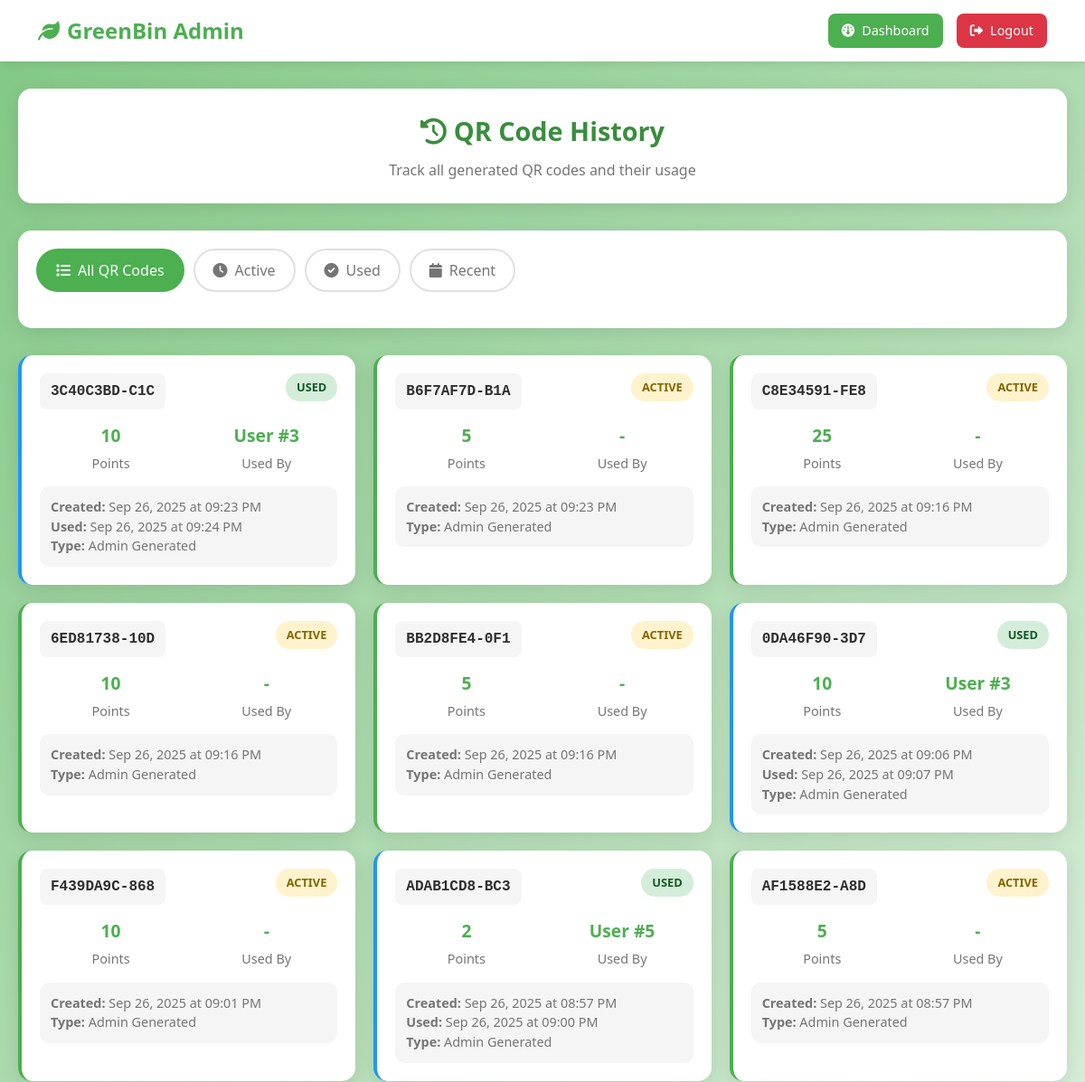
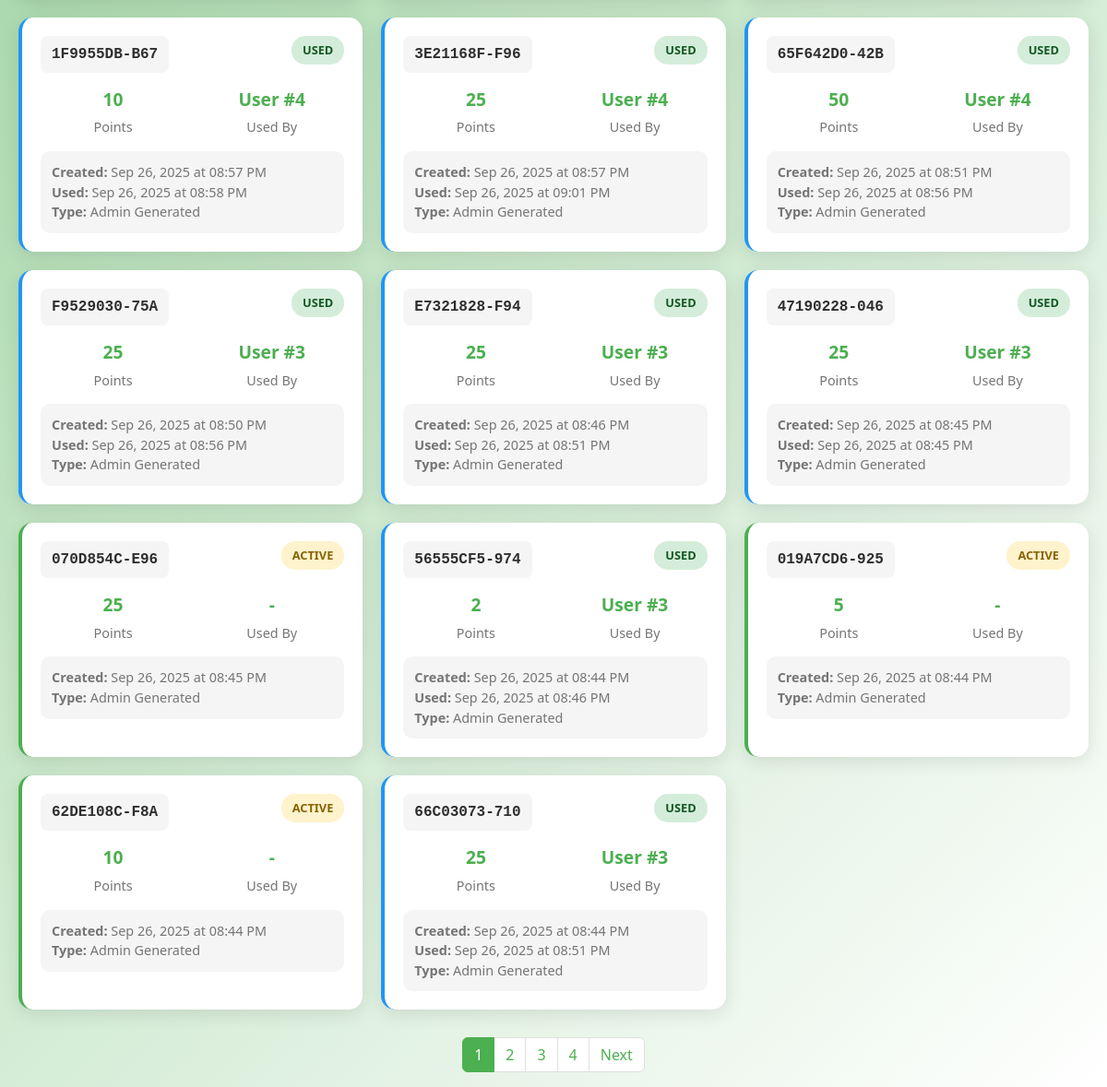
The page /admin/qr_history (signed in) on the database as committed earlier (2 pictures, top to bottom).
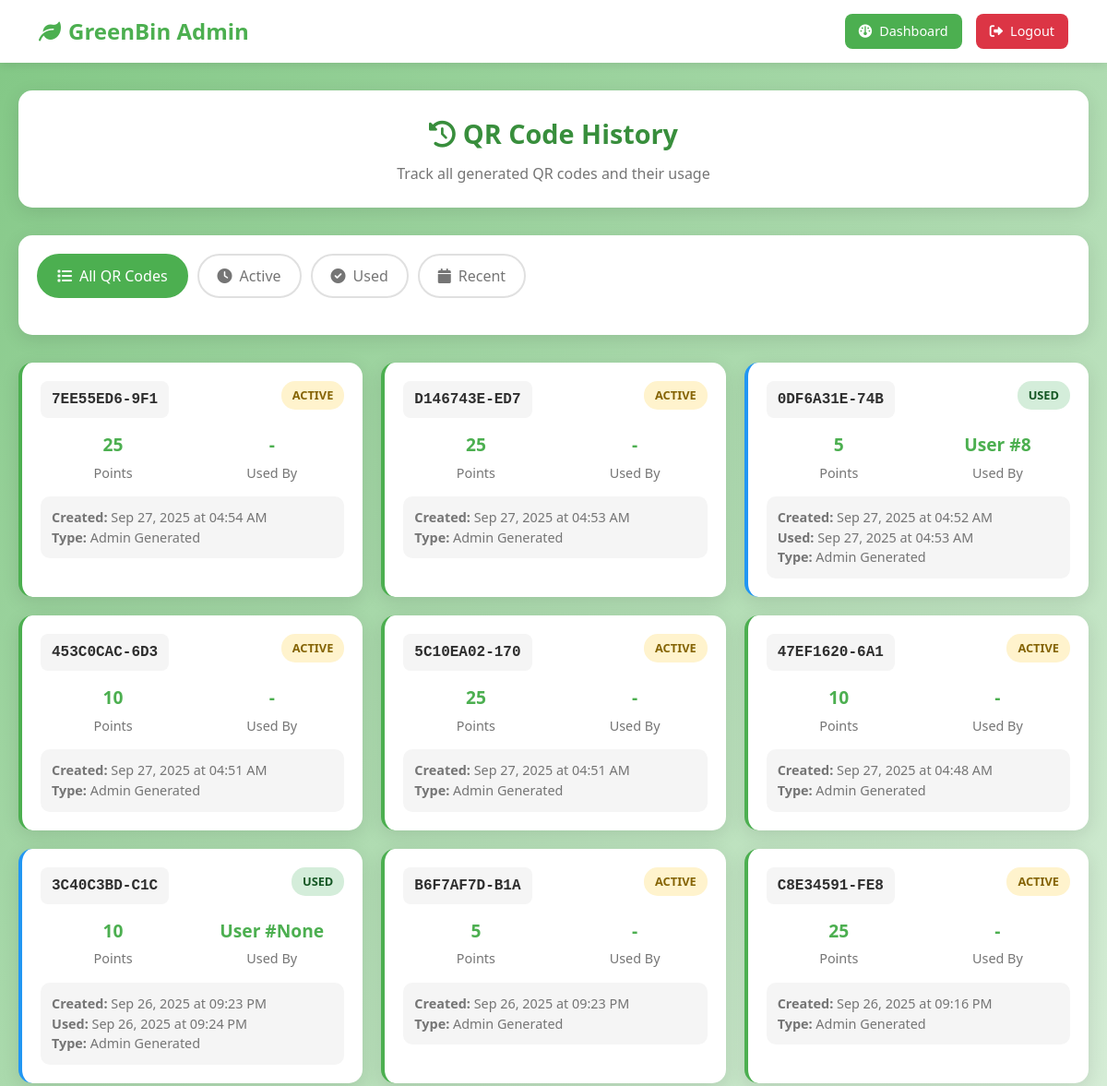
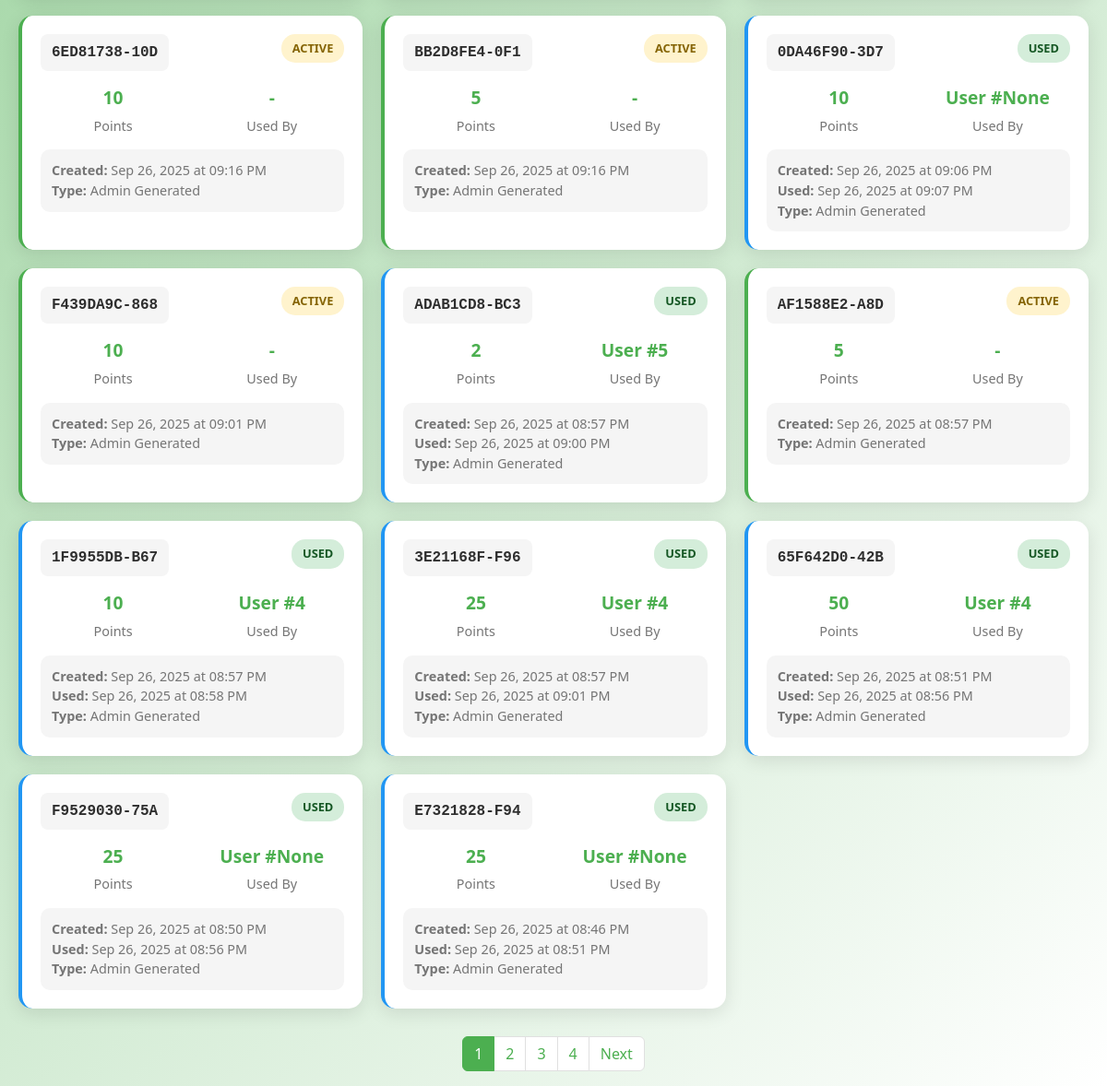
The same page on the database as committed later (2 pictures, top to bottom).
### models/models.py (models this page shows)
class QRCode(db.Model):
    id = db.Column(db.Integer, primary_key=True)
    code = db.Column(db.String(100), unique=True, nullable=False)
    trash_bin_id = db.Column(db.Integer, db.ForeignKey('trash_bin.id'), nullable=False)
    plastic_type = db.Column(db.String(50), default='bottle')
    points_value = db.Column(db.Integer, default=10)
    is_used = db.Column(db.Boolean, default=False)
    created_at = db.Column(db.DateTime, default=datetime.utcnow)
    used_at = db.Column(db.DateTime)
    used_by = db.Column(db.Integer, db.ForeignKey('user.id'))

### routes/admin.py (the view)
    def decorated_function(*args, **kwargs):
        if not session.get('admin_logged_in'):
            return redirect(url_for('admin.login'))
        return f(*args, **kwargs)

### routes/admin.py (called while the page is built)
def admin_required(f):
    def decorated_function(*args, **kwargs):
        if not session.get('admin_logged_in'):
            return redirect(url_for('admin.login'))
        return f(*args, **kwargs)
    decorated_function.__name__ = f.__name__
    return decorated_function

@admin_bp.route('/qr_history')
@admin_required
def qr_history():
    page = request.args.get('page', 1, type=int)
    per_page = 20
    qr_codes = QRCode.query.order_by(QRCode.created_at.desc())\
                          .paginate(page=page, per_page=per_page, error_out=False)
    return render_template('admin/qr_history.html', qr_codes=qr_codes)

### templates/admin/qr_history.html (shortened to what the changed rows need)
<!DOCTYPE html>
<html lang="en">
<head>
    <link href="https://cdn.jsdelivr.net/npm/bootstrap@5.3.0/dist/css/bootstrap.min.css" rel="stylesheet">
    <link href="https://cdnjs.cloudflare.com/ajax/libs/font-awesome/6.0.0/css/all.min.css" rel="stylesheet">
</head>
<body>
    <div class="history-container">
        {% if qr_codes.items %}
        <div class="qr-grid">
            {% for qr in qr_codes.items %}
            <div class="qr-card {% if qr.is_used %}used{% endif %}" data-status="{% if qr.is_used %}used{% else %}active{% endif %}">
                <div class="qr-header">
                    <div class="qr-code">{{ qr.code }}</div>
                    <div class="status-badge {% if qr.is_used %}status-used{% else %}status-active{% endif %}">
                        {% if qr.is_used %}Used{% else %}Active{% endif %}
                    </div>
                </div>
                <div class="qr-details">
                    <div class="detail-item">
                        <div class="detail-value">{{ qr.points_value }}</div>
                        <div class="detail-label">Points</div>
                    </div>
                    <div class="detail-item">
                        <div class="detail-value">
                            {% if qr.is_used %}
                                User #{{ qr.used_by }}
                            {% else %}
                                -
                            {% endif %}
                        </div>
                        <div class="detail-label">Used By</div>
                    </div>
                </div>
                <div class="qr-info">
                    <div><strong>Created:</strong> {{ qr.created_at.strftime('%b %d, %Y at %I:%M %p') }}</div>
                    {% if qr.is_used and qr.used_at %}
                    <div><strong>Used:</strong> {{ qr.used_at.strftime('%b %d, %Y at %I:%M %p') }}</div>
                    {% endif %}
                    <div><strong>Type:</strong> {{ qr.plastic_type.replace('_', ' ').title() }}</div>
                </div>
            </div>
            {% endfor %}
        </div>
        {% if qr_codes.pages > 1 %}
        <nav aria-label="QR Code pagination">
            <ul class="pagination">
                {% for page_num in qr_codes.iter_pages() %}
                    {% if page_num %}
                        {% if page_num != qr_codes.page %}
                            <li class="page-item">
                                <a class="page-link" href="{{ url_for('admin.qr_history', page=page_num) }}">{{ page_num }}</a>
                            </li>
                        {% else %}
                            <li class="page-item active">
                                <span class="page-link">{{ page_num }}</span>
                            </li>
                        {% endif %}
                    {% else %}
                        <li class="page-item disabled">
                            <span class="page-link">...</span>
                        </li>
                    {% endif %}
                {% endfor %}
            </ul>
        </nav>
        {% endif %}
        {% endif %}
    </div>
</body>
</html>

Rows that differ between the two databases and show on the page:
no longer on this page (row edited): QRCode: code "47190228-046", is_used "USED", points_value "25", used_by "3", created_at "Sep 26, 2025 at 08:45 PM", used_at "Sep 26, 2025 at 08:45 PM", plastic_type.replace "Admin Generated"
no longer on this page (row unchanged): QRCode: code "070D854C-E96", is_used "ACTIVE", points_value "25", created_at "Sep 26, 2025 at 08:45 PM", plastic_type.replace "Admin Generated"
no longer on this page (row edited): QRCode: code "56555CF5-974", is_used "USED", points_value "2", used_by "3", created_at "Sep 26, 2025 at 08:44 PM", used_at "Sep 26, 2025 at 08:46 PM", plastic_type.replace "Admin Generated"
no longer on this page (row unchanged): QRCode: code "019A7CD6-925", is_used "ACTIVE", points_value "5", created_at "Sep 26, 2025 at 08:44 PM", plastic_type.replace "Admin Generated"
no longer on this page (row unchanged): QRCode: code "62DE108C-F8A", is_used "ACTIVE", points_value "10", created_at "Sep 26, 2025 at 08:44 PM", plastic_type.replace "Admin Generated"
no longer on this page (row edited): QRCode: code "66C03073-710", is_used "USED", points_value "25", used_by "3", created_at "Sep 26, 2025 at 08:44 PM", used_at "Sep 26, 2025 at 08:51 PM", plastic_type.replace "Admin Generated"
added QRCode: code "7EE55ED6-9F1", is_used "ACTIVE", points_value "25", created_at "Sep 27, 2025 at 04:54 AM", plastic_type.replace "Admin Generated"
added QRCode: code "D146743E-ED7", is_used "ACTIVE", points_value "25", created_at "Sep 27, 2025 at 04:53 AM", plastic_type.replace "Admin Generated"
added QRCode: code "0DF6A31E-74B", is_used "USED", points_value "5", used_by "8", created_at "Sep 27, 2025 at 04:52 AM", used_at "Sep 27, 2025 at 04:53 AM", plastic_type.replace "Admin Generated"
added QRCode: code "453C0CAC-6D3", is_used "ACTIVE", points_value "10", created_at "Sep 27, 2025 at 04:51 AM", plastic_type.replace "Admin Generated"
added QRCode: code "5C10EA02-170", is_used "ACTIVE", points_value "25", created_at "Sep 27, 2025 at 04:51 AM", plastic_type.replace "Admin Generated"
added QRCode: code "47EF1620-6A1", is_used "ACTIVE", points_value "10", created_at "Sep 27, 2025 at 04:48 AM", plastic_type.replace "Admin Generated"
changed QRCode "3C40C3BD-C1C": used_by "3" → "None"
changed QRCode "0DA46F90-3D7": used_by "3" → "None"
changed QRCode "Sep 26, 2025 at 08:50 PM": used_by "3" → "None"
changed QRCode "Sep 26, 2025 at 08:46 PM": used_by "3" → "None"
